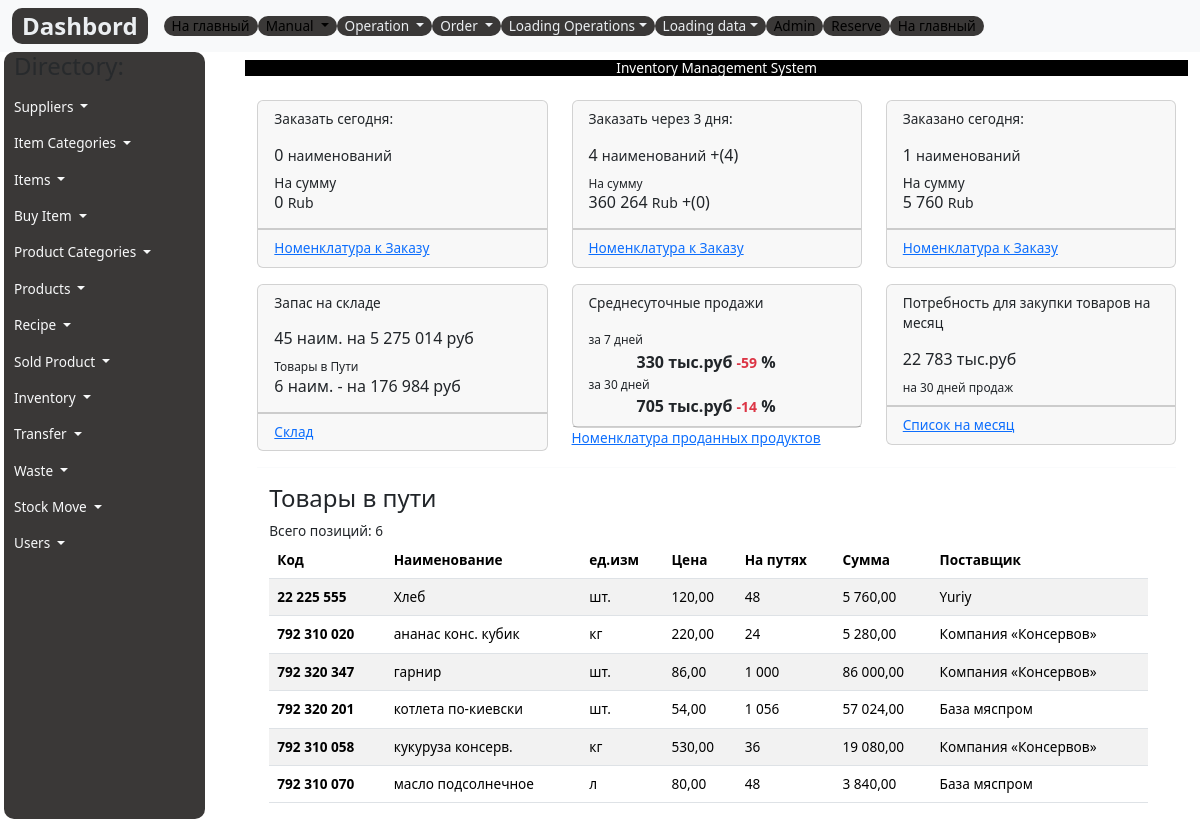
The page / on the database its author committed.
### control/models.py (models this page shows, shortened)
class StockItem(models.Model):
    code=models.DecimalField(max_digits=12, help_text="Не более 12 знаков",decimal_places=0,null=True,verbose_name='Код')
    name = models.CharField(max_length=200, help_text="Не более 200 знаков", db_index=True)
    slug= models.SlugField(max_length=255, verbose_name='Url')
    supplier=models.CharField(max_length=200, help_text="Не более 200 знаков",verbose_name='Поставщик',null=True)
    daily_requirement= models.DecimalField(verbose_name='Суточная потребность', null=True, max_digits=10, decimal_places=4, default=1)
    unit = models.CharField(max_length=10,verbose_name='Ед.изм.',  choices=UNITS, null=True ,default='kg')
    first_cost = models.DecimalField(max_digits=10, help_text="Не более 10 знаков",decimal_places=2, null=True)
    last_cost = models.DecimalField(max_digits=10, help_text="Не более 10 знаков",decimal_places=2, null=True)
    unit_cost = models.DecimalField(max_digits=10, help_text="Не более 10 знаков",decimal_places=2, null=True)
    place = models.CharField(max_length=100,verbose_name='Место', null=True ,default='store')
    open=models.DecimalField(max_digits=10, help_text="Не более 10 знаков", decimal_places=0, null=True, default=0)
    sales =	models.DecimalField(max_digits=10, help_text="Не более 10 знаков", decimal_places=3, default=0)
    received = models.DecimalField(max_digits=10, help_text="Не более 10 знаков", null=True, decimal_places=0, default=0)
    transfer =models.DecimalField(max_digits=10, help_text="Не более 10 знаков",null=True, decimal_places=0, default=0)
    waste=models.DecimalField(max_digits=10, help_text="Не более 10 знаков",null=True, decimal_places=0, default=0)
    actual=models.DecimalField(max_digits=10, help_text="Не более 10 знаков",decimal_places=2, default=0)
    actual_cost=models.DecimalField(max_digits=12, help_text="Не более 12 знаков", decimal_places=2, default=0)
    stock_days=models.DecimalField(max_digits=4, help_text="Не более 4 знаков", decimal_places=0,null=True, default=3000,  verbose_name='Остаток в днях')
    delivery=models.DecimalField(max_digits=10, help_text="Не более 10 знаков", decimal_places=0, default=0,null=True,verbose_name='Пути') # from DeliverItem (сделать через aggregate)
    delivery_cost=models.DecimalField(max_digits=12, help_text="Не более 12 знаков", decimal_places=2, default=0,null=True,verbose_name='Пути, руб')
    fullstock=models.DecimalField(max_digits=10, help_text="Не более 10 знаков", decimal_places=0, default=0,null=True,verbose_name='Запас, ед.')
    fullstock_days=models.IntegerField( null=True,verbose_name='Запас, дней', default=3000)
    delivery_time = models.IntegerField(verbose_name='Буфер, дней', null=True, default=5) #from Item -- Это буфер для товарной позиции
    daily_cost=models.DecimalField(max_digits=12, help_text="Не более 12 знаков", decimal_places=2, default=0,null=True,verbose_name='Суточная, руб')
    class Meta:
        ordering = ['name']
        verbose_name = 'Остаток'
        verbose_name_plural = 'Остатки'
    objects = DataFrameManager()

### register/views.py (the view)
# urls.py: path('', index, name='dashbord'),
def index(request):
    summ_toorder = ToOrder.objects.aggregate(sum_order=Sum('order_sum')).get('sum_order')
    summ_toorder_3 = ToOrder_3.objects.aggregate(sum_order=Sum('order_sum')).get('sum_order')
    if summ_toorder:
        dif_summa=summ_toorder_3 - summ_toorder
        count_toorder= ToOrder.objects.all().count()
        count_toorder_3= ToOrder_3.objects.all().count()
        dif_count=count_toorder_3-count_toorder
    else:
        dif_summa=0
        summ_toorder=0
        count_toorder= ToOrder.objects.all().count()
        count_toorder_3= ToOrder_3.objects.all().count()
        dif_count=count_toorder_3-count_toorder
    count_stock=StockItem.objects.all()
    stock_actual_cost = StockItem.objects.aggregate(sum_order=Sum('actual_cost')).get('sum_order')
    summa_stock=stock_actual_cost
    last_order=LastOrder.objects.all()
    summ_lastorder = LastOrder.objects.aggregate(sum_order=Sum('order_cost')).get('sum_order')
    delivery=StockItem.objects.exclude(delivery = 0)
    summ_delivery=StockItem.objects.exclude(delivery = 0).aggregate(sum_order=Sum('delivery_cost')).get('sum_order')
    sales7=SaleProduct.objects.filter(date__range=(datetime.today()-timedelta(days=7), datetime.today())).aggregate(sum_revenue=Sum('revenue')).get('sum_revenue')
    weeksales=sales7/7/1000
    sales7_7=SaleProduct.objects.filter(date__range=(datetime.today()-timedelta(days=14), datetime.today()-timedelta(days=8))).aggregate(sum_revenue=Sum('revenue')).get('sum_revenue')
    weeksales_7=sales7_7/7/1000
    pr_week=(weeksales/weeksales_7-1)*100
    sales30=SaleProduct.objects.filter(date__range=(datetime.today()-timedelta(days=30), datetime.today())).aggregate(sum_revenue=Sum('revenue')).get('sum_revenue')
    monthsales=sales30/30/1000
    sales30_30=SaleProduct.objects.filter(date__range=(datetime.today()-timedelta(days=60), datetime.today()-timedelta(days=31))).aggregate(sum_revenue=Sum('revenue')).get('sum_revenue')
    monthsales_30=sales30_30/30/1000
    pr_month=(monthsales/monthsales_30-1)*100
    daily_s=StockItem.objects.aggregate(s=Sum(F('last_cost')*F('daily_requirement') ) )['s']
    daily_sum=daily_s*30/1000
    context={
        'title': 'Main',
        'summa':summ_toorder,
        'summa_3':summ_toorder_3,
        'order_count':count_toorder,
        'order_count_3':count_toorder_3,
        'stock_count':count_stock,
        'stock_sum':summa_stock,
        'dif_count':dif_count,
        'dif_summa':dif_summa,
        'last_order': last_order,
        'summ_lastorder':summ_lastorder,
        'delivery':delivery,
        'summ_delivery':summ_delivery,
        'weeksales':weeksales,
        'monthsales': monthsales,
        'pr_week':pr_week,
        'pr_month': pr_month,
        'daily_sum':daily_sum,
    }
    return render(request, template_name='register/index.html', context=context)

### register/templates/register/index.html (shortened to what this page needs)
{% extends 'base.html' %}
{% load static %}
{% block content %}
<div class="ms-3">
  <div class="container">
    <header id="header" class="tab-header">
      <div class="top-left">
        <div class="navbar-header text-center" style="background: black">
          <h1 class="navbar-brand " style="color: white">Inventory Management System</h1>
        </div>
      </div>
    </header>
    <div class="content">
      <div class="container-fluid">
        <div class="row ">
          <div class="col-lg-4 col-md-6 col-sm-6 mt-3 ">
            <div class="card card-stats">
              <div class="card-header card-header-warning card-header-icon">
                <div class="card-icon">
                  <p class="material-icons"> Заказать сегодня: </p>
                </div>
                <h6 class="card-title">{{order_count}}
                  <small>наименований</small>
                </h6>
                <smal class="card-category">На сумму</smal>
                <h6 class="card-title">{{summa}}
                  <small>Rub</small>
                </h6>
              </div>
              <div class="card-footer">
                <div class="stats">
                  <a href="{% url 'order_required' %}" target="blank">Номенклатура к Заказу</a>
                </div>
              </div>
            </div>
          </div>
          <div class="col-lg-4 col-md-6 col-sm-6 mt-3">
            <div class="card card-stats">
              <div class="card-header card-header-warning card-header-icon">
                <div class="card-icon">
                  <p class="material-icons"> Заказать через 3 дня: </p>
                </div>
                <h6 class="card-title">{{order_count_3}}
                  <small>наименований</small> +({{dif_count}})
                </h6>
                <small class="card-category">На сумму</small>
                <h6 class="card-title">{{summa_3}}
                  <small>Rub</small> +({{dif_summa}})
                </h6>
              </div>
              <div class="card-footer">
                <div class="stats">
                  <a href="{% url 'order_required_3' %}" target="blank">Номенклатура к Заказу</a>
                </div>
              </div>
            </div>
          </div>
          <div class="col-lg-4 col-md-6 col-sm-6 mt-3">
            <div class="card card-stats">
              <div class="card-header card-header-warning card-header-icon">
                <div class="card-icon">
                  <p class="material-icons"> Заказано сегодня: </p>
                </div>
                <h6 class="card-title">{{last_order.count}}
                  <small>наименований</small>
                </h6>
                <smal class="card-category">На сумму</smal>
                <h6 class="card-title">{{summ_lastorder}}
                  <small>Rub</small>
                </h6>
              </div>
              <div class="card-footer">
                <div class="stats">
                  <a href="{% url 'last_order' %}" target="blank">Номенклатура к Заказу</a>
                </div>
              </div>
            </div>
          </div>
          <div class="col-lg-4 col-md-6 col-sm-6 mt-3">
            <div class="card card-stats">
              <div class="card-header card-header-danger card-header-icon">
                <div class="card-icon">
                  <p class="material-icons">Запас на складе</p>
                  <h6 class="card-title">{{stock_count.count}} наим. на {{stock_sum|floatformat:0}} руб</h6>
                </div>
                <small class="card-category">Товары в Пути</small>
                <h6 class="card-title">{{delivery.count}} наим. - на
                  {% if delivery.count %}
                  {{summ_delivery}}
                  {% else %}
                  0
                  {% endif %}
                  руб</h6>
              </div>
              <div class="card-footer">
                <div class="stats">
                  <a href="{% url 'inventory' %}" target="blank">Склад</a>
                </div>
              </div>
            </div>
          </div>
          <div class="col-lg-4 col-md-6 col-sm-6 mt-3">
            <div class="card card-stats">
              <div class="card-header card-header-success card-header-icon">
                <div class="card-icon">
                  <p class="card-category">Среднесуточные продажи</p>
                  <small class="material-icons">за 7 дней</small><br>
                  <small class="card-title ms-5 font100-b">{{weeksales|floatformat:0}} тыс.руб
                    {% if pr_week > 0 %}
                    +{{pr_week|floatformat:0}}
                    {%else%}
                    <small class="text-danger"> {{pr_week|floatformat:0}}</small>
                    {% endif %}%
                  </small><br>
                  <small class="material-icons">за 30 дней</small><br>
                  <small class="card-title ms-5 font100-b">{{monthsales|floatformat:0}}
                    тыс.руб
                    {% if pr_month > 0 %}
                    +{{pr_month|floatformat:0}}
                    {%else%}
                    <small class="text-danger">{{pr_month|floatformat:0}}</small>
                    {% endif %}%
                  </small>
                </div>
              </div>
            </div>
            <div class="card-footer">
              <div class="stats">
                <a href="{% url 'sold_product_list' %}" target="blank">Номенклатура проданных продуктов</a>
              </div>
            </div>
          </div>
          <div class="col-lg-4 col-md-6 col-sm-6 mt-3">
            <div class="card card-stats">
              <div class="card-header card-header-info card-header-icon">
                <p class="card-category">Потребность для закупки товаров на месяц</p>
                <h6 class="card-title">{{daily_sum|floatformat:0}} тыс.руб</h6><small class="card-category">на 30 дней
                  продаж</small>
              </div>
              <div class="card-footer">
                <div class="stats">
                  <a href="{% url 'materials' %}" target="blank">Список на месяц</a>
                </div>
              </div>
            </div>
          </div>
        </div>
        <hr>
      </div>
    </div>
  </div>
</div>
<div class="container">
  <div class="col-11 mx-auto">
    <h4>Товары в пути </h4>
    Всего позиций: {{delivery.count}}
    <table class="table table-striped">
      <thead style="position: sticky;
  top: -1px;
  z-index: 2;background: #9d9e9e;">
        <tr>
          <th scope="col">Код</th>
          <th scope="col">Наименование</th>
          <th scope="col">ед.изм</th>
          <th scope="col">Цена</th>
          <th scope="col">На путях</th>
          <th scope="col">Сумма</th>
          <th scope="col">Поставщик</th>
        </tr>
      </thead>
      <tbody>
        {% for item in delivery %}
        <tr>
          <th scope="row">{{item.code}}</th>
          <td>{{item.name}}</td>
          <td>{{item.unit}}</td>
          <td>{{item.last_cost}}</td>
          <td>{{item.delivery}}</td>
          <td>{{item.delivery_cost}}</td>
          <td>{{item.supplier}}</td>
        </tr>
        {% endfor %}
      </tbody>
    </table>
  </div>
</div>
{% endblock %}

### mms22/static/css/style.css (style rules this page uses)
body { font-size: 0.85rem !important; }
.font100-b { font-size: 1rem; font-weight: 600; }
hr { color: #ebeef1; }

### rows shown on the page
StockItem: code "22 225 555", name "Хлеб", unit "шт.", last_cost "120,00", delivery "48", delivery_cost "5 760,00", supplier "Yuriy"
StockItem: code "792 310 020", name "ананас конс. кубик", unit "кг", last_cost "220,00", delivery "24", delivery_cost "5 280,00", supplier "Компания «Консервов»"
StockItem: code "792 320 347", name "гарнир", unit "шт.", last_cost "86,00", delivery "1 000", delivery_cost "86 000,00", supplier "Компания «Консервов»"
StockItem: code "792 320 201", name "котлета по-киевски", unit "шт.", last_cost "54,00", delivery "1 056", delivery_cost "57 024,00", supplier "База мяспром"
StockItem: code "792 310 058", name "кукуруза консерв.", unit "кг", last_cost "530,00", delivery "36", delivery_cost "19 080,00", supplier "Компания «Консервов»"
StockItem: code "792 310 070", name "масло подсолнечное", unit "л", last_cost "80,00", delivery "48", delivery_cost "3 840,00", supplier "База мяспром"

### other values the page prints
{{ order_count }} "0"
{{ summa }} "0"
{{ order_count_3 }} "4"
{{ dif_count }} "4"
{{ summa_3 }} "360 264"
{{ dif_summa }} "0"
{{ last_order.count }} "1"
{{ summ_lastorder }} "5 760"
{{ stock_count.count }} "45"
{{ stock_sum|floatformat:0 }} "5 275 014"
{{ delivery.count }} "6"
{{ summ_delivery }} "176 984"
{{ weeksales|floatformat:0 }} "330"
{{ pr_week|floatformat:0 }} "-59"
{{ monthsales|floatformat:0 }} "705"
